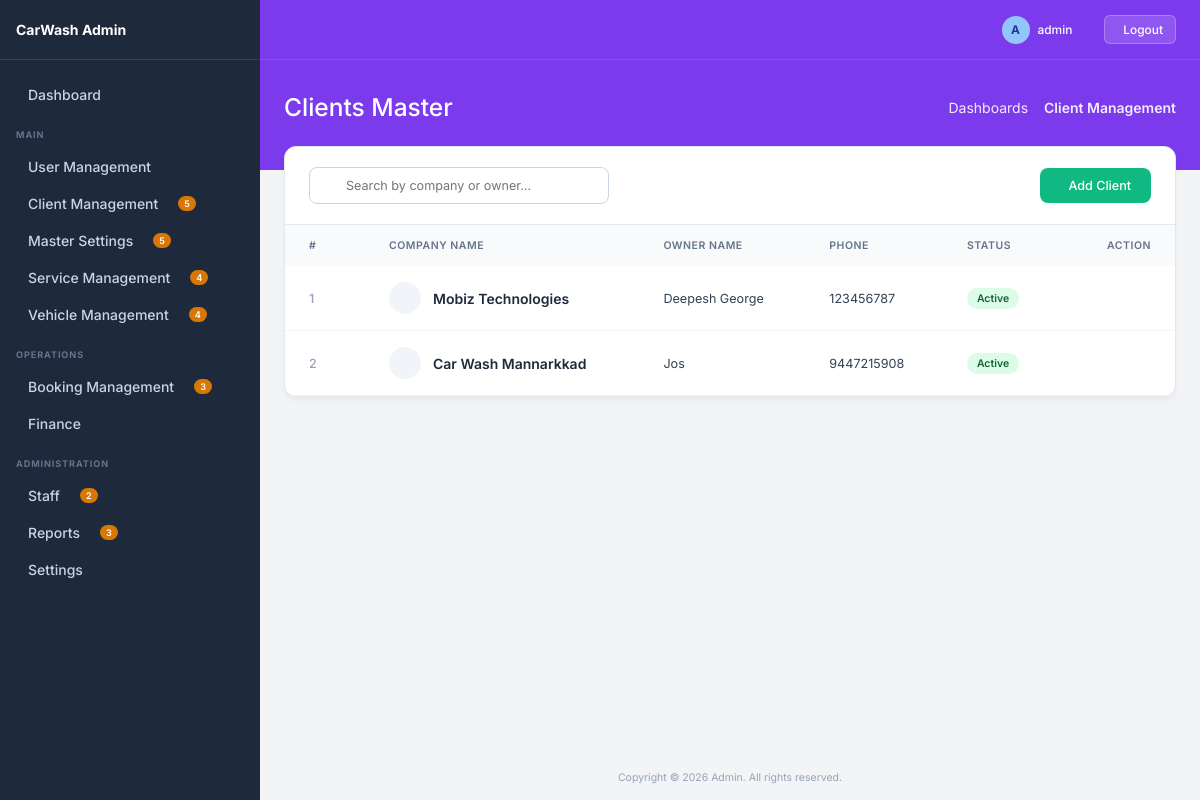
The page /client/ (signed in) on the database as committed earlier.
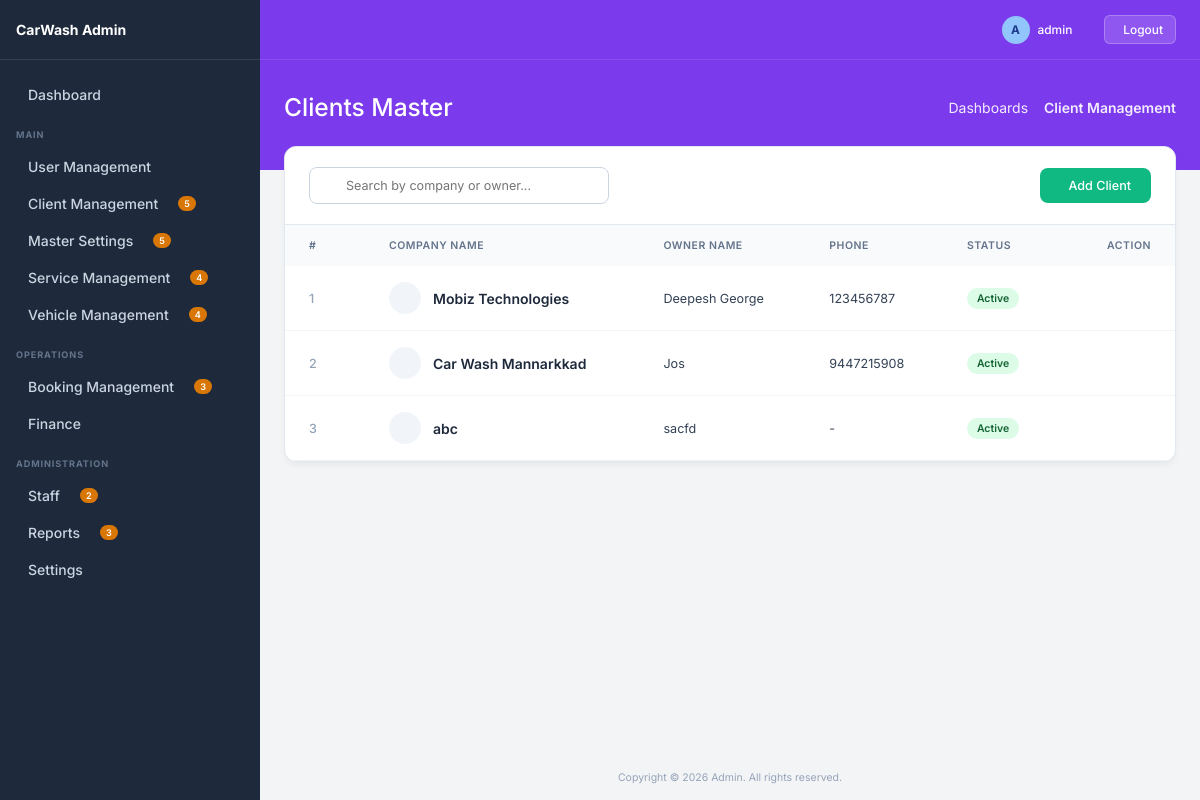
The same page on the database as committed later.
### client_management/models.py (models this page shows, shortened)
class Client(BaseModel):
    company_name = models.CharField(max_length=200)
    owner_name = models.CharField(max_length=200)
    email = models.EmailField(blank=True, null=True)
    phone = models.CharField(max_length=50, blank=True, null=True)
    address = models.TextField(blank=True, null=True)
    status = models.BooleanField(default=True)
    gst_number = models.CharField(max_length=100, blank=True, null=True)
    country = models.ForeignKey('master.Country', on_delete=models.SET_NULL, blank=True, null=True)
    state = models.ForeignKey('master.State', on_delete=models.SET_NULL, blank=True, null=True)
    area = models.ForeignKey('master.Area', on_delete=models.SET_NULL, blank=True, null=True)
    logo_color = models.ImageField(
        upload_to='client_logos/color/',
        validators=[validate_png, validate_image_dimensions],
        blank=True,
        null=True
    )
    logo_bw = models.ImageField(
        upload_to='client_logos/bw/',
        validators=[validate_png, validate_image_dimensions],
        blank=True,
        null=True
    )

### client_management/views.py (the view)
# urls.py: path('client/', views.client_list, name='client_list'),
@login_required
def client_list(request):
    search = request.GET.get('search', '')
    queryset = Client.objects.filter(is_deleted=False)
    if search:
        queryset = queryset.filter(name__icontains=search)
    paginator = Paginator(queryset, 10)
    page_obj = paginator.get_page(request.GET.get('page'))
    return render(request, 'client/list.html', {
        'page_obj': page_obj,
        'search': search
    })

### client_management/templates/client/list.html (shortened to what this page needs)
{% extends 'base.html' %}
{% block page_title %}Clients Master{% endblock %}
{% block breadcrumb_active %}Client Management{% endblock %}
{% block content %}
<div class="list-container">
    <div class="list-header">
        <form method="GET" class="search-wrapper">
            <input type="text" name="search" value="{{search}}" placeholder="Search by company or owner..." class="search-input">
        </form>
        <a href="{% url 'client_create' %}" class="btn-create">
             Add Client
        </a>
    </div>
    <div style="overflow-x: auto;">
        <table class="premium-table">
            <thead>
                <tr>
                    <th style="width: 80px;">#</th>
                    <th>Company Name</th>
                    <th>Owner Name</th>
                    <th>Phone</th>
                    <th>Status</th>
                    <th style="width: 120px; text-align: right;">Action</th>
                </tr>
            </thead>
            <tbody>
                {% for obj in page_obj %}
                <tr>
                    <td style="font-weight: 500; color: #94a3b8;">{{ forloop.counter }}</td>
                    <td style="font-weight: 600; color: #1e293b;">
                        <div style="display: flex; align-items: center; gap: 12px;">
                            <div style="width: 32px; height: 32px; border-radius: 50%; background: #f1f5f9; display: flex; align-items: center; justify-content: center; color: #64748b;">
                            </div>
                            {{ obj.company_name }}
                        </div>
                    </td>
                    <td>{{ obj.owner_name }}</td>
                    <td>{{ obj.phone|default:"-" }}</td>
                    <td>
                        {% if obj.status %}
                            <span class="status-badge status-active">Active</span>
                        {% else %}
                            <span class="status-badge status-inactive">Inactive</span>
                        {% endif %}
                    </td>
                    <td style="text-align: right;">
                        <div style="display: flex; gap: 8px; justify-content: flex-end;">
                            <a href="{% url 'client_edit' obj.pk %}" class="action-btn edit" title="Edit">
                            </a>
                            <a href="{% url 'client_delete' obj.pk %}" onclick="return confirm('Delete this client?')" class="action-btn delete" title="Delete">
                            </a>
                        </div>
                    </td>
                </tr>
                {% endfor %}
            </tbody>
        </table>
    </div>
</div>
{% endblock %}

Rows that differ between the two databases and show on the page:
added Client: company_name "abc", owner_name "sacfd", phone "-", status "Active"
